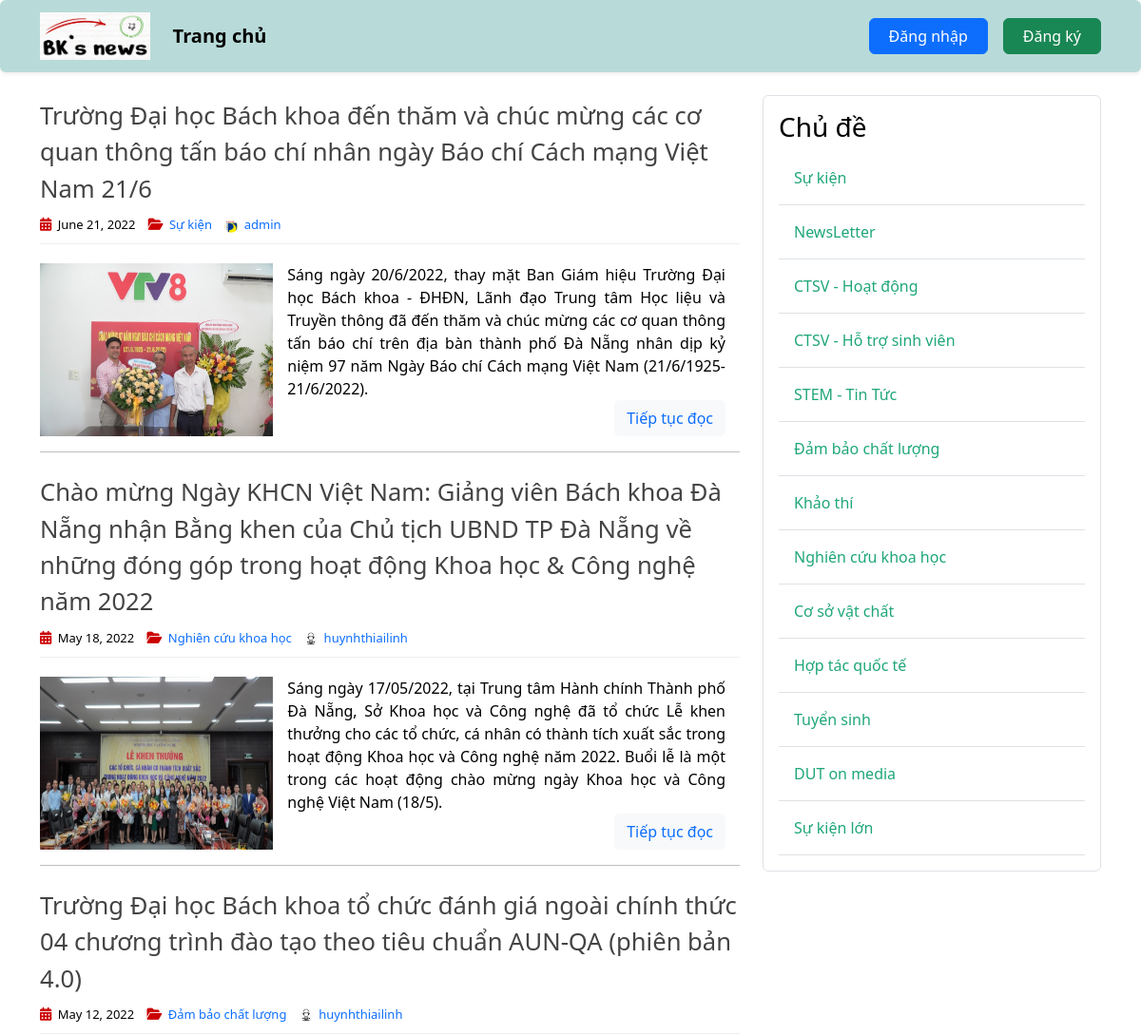
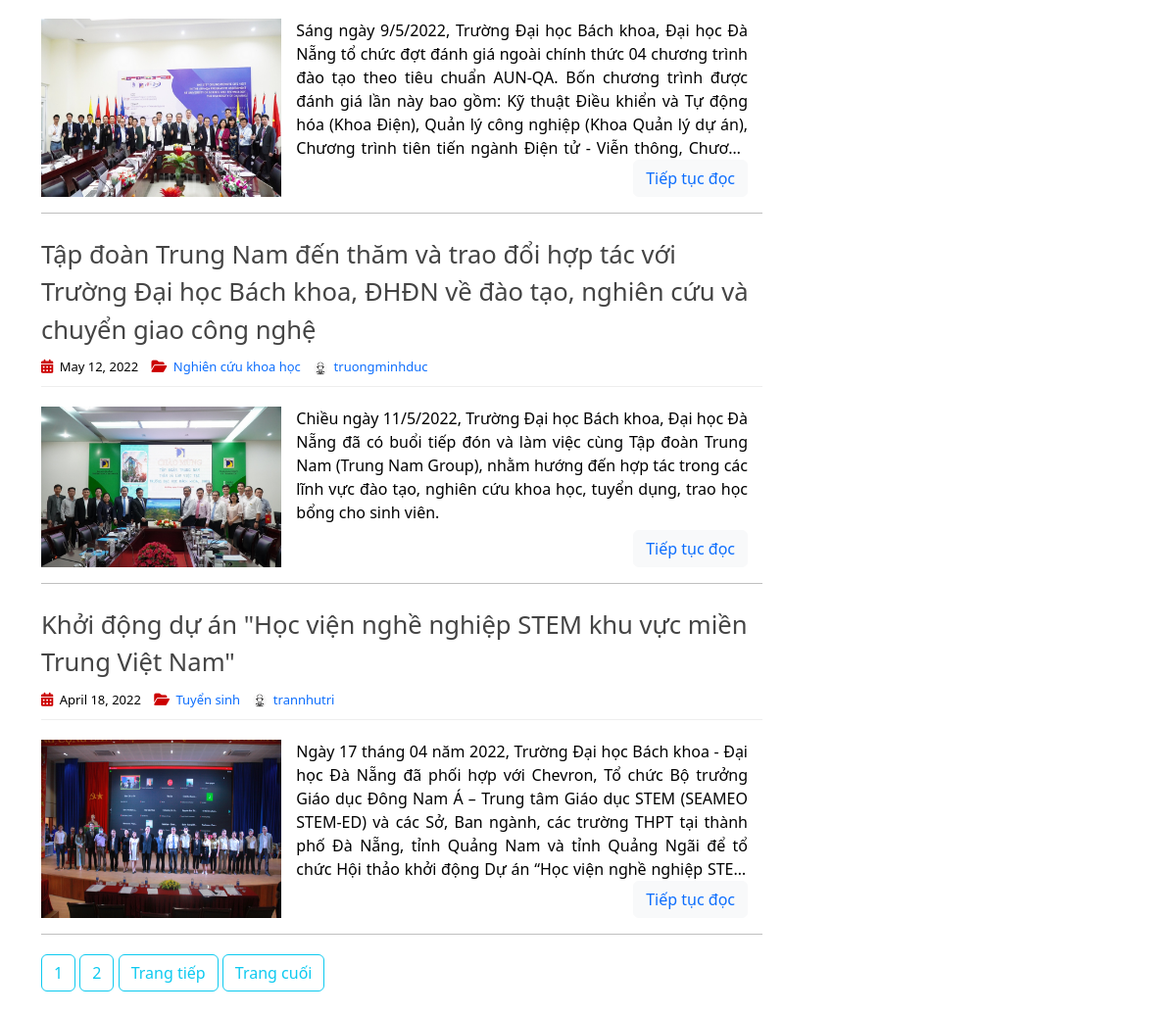
The app's page /, older data (2 pictures, top to bottom).
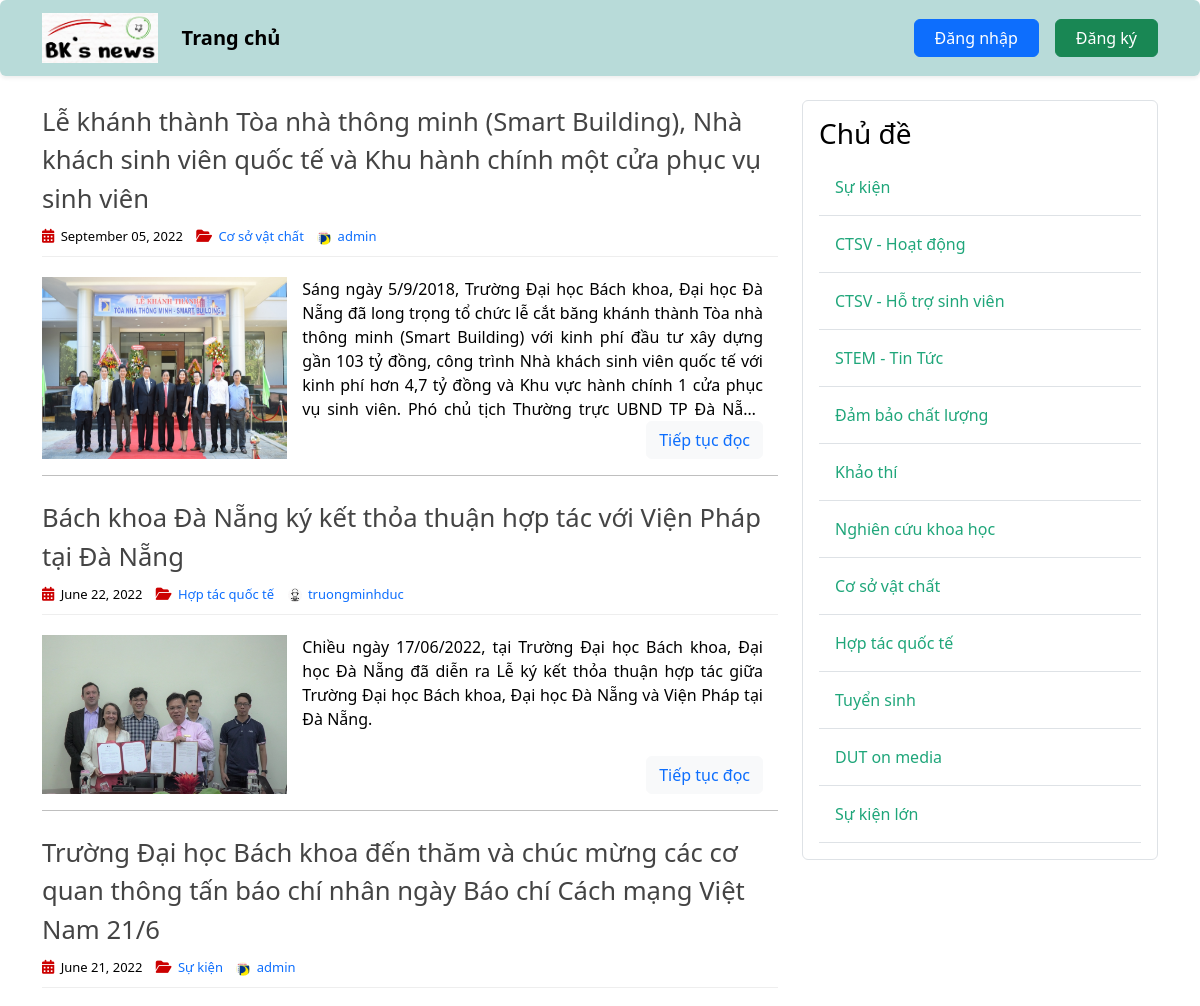
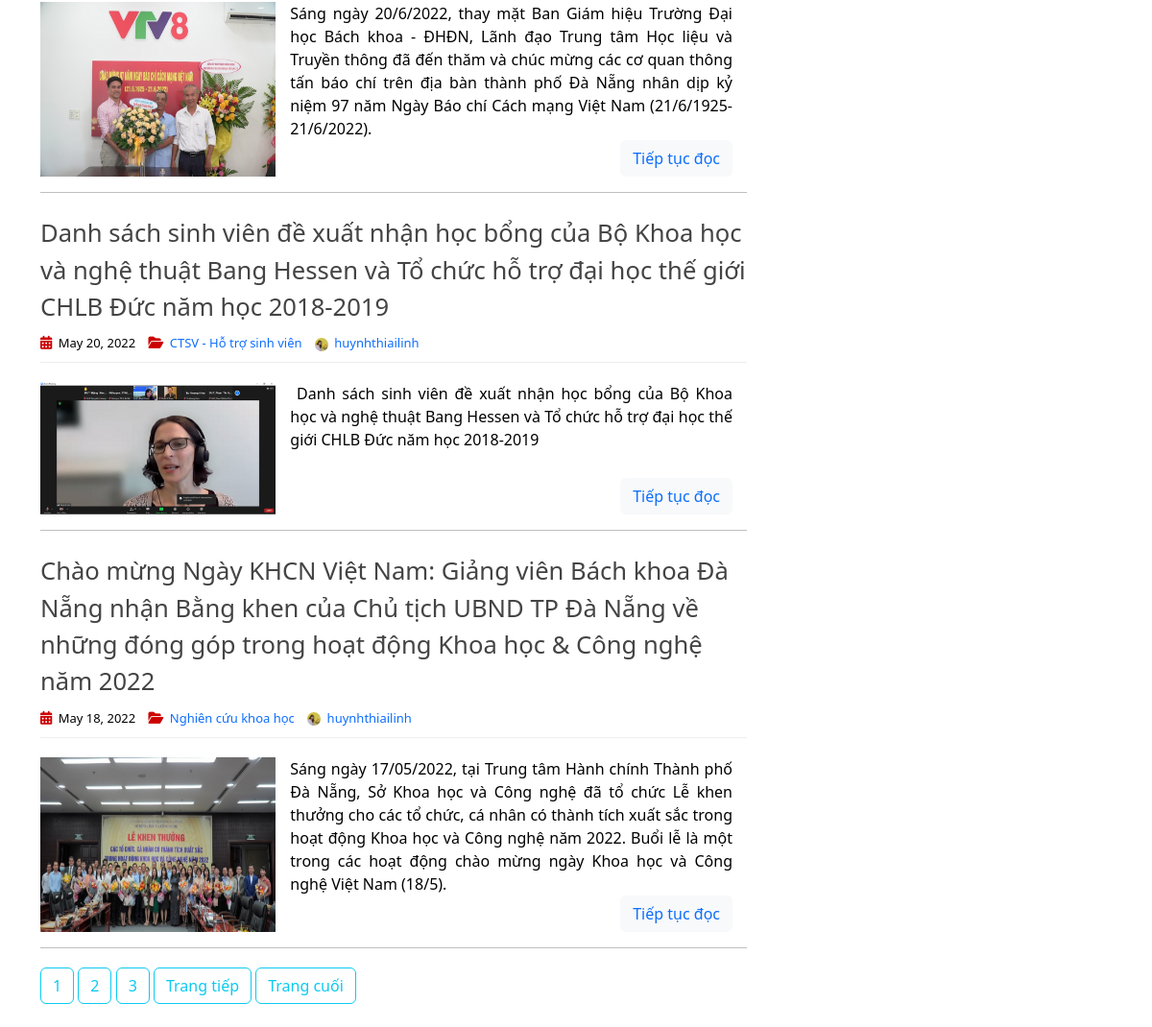
The same page, newer data (2 pictures, top to bottom).
### post_app/models.py (models this page shows, shortened)
class Post(models.Model):
    title = models.CharField(max_length=255)
    content = RichTextField(blank=True, null=True)
    date_posted = models.DateTimeField(default=timezone.now)
    author = models.ForeignKey(User, on_delete=models.CASCADE)
    image = models.ImageField(default='post_default.jpg', upload_to='post_pics')
    topic = models.ForeignKey(Topic, on_delete=models.CASCADE, null=True, blank=False)

class Topic(models.Model):
    name = models.TextField(max_length=256)

### user_app/models.py (models this page shows, shortened)
class Profile(models.Model):
    user = models.OneToOneField(User, on_delete=models.CASCADE)
    avatar = models.ImageField(default='default.jpg', upload_to='profile_pics')

### post_app/views.py (the view)
# urls.py: path('', HomeListView.as_view(), name='home'),
class HomeListView(ListView):
    model = Post
    template_name = 'post/home.html'
    context_object_name = 'posts'
    ordering = ['-date_posted']
    paginate_by = 5
    queryset: Post.objects.all()
    def get_context_data(self, **kwargs):
        context = super(HomeListView, self).get_context_data(**kwargs)
        context['topics'] = Topic.objects.all()
        return context

### post_app/templates/post/home.html (shortened to what this page needs)
{% extends 'base.html' %}
{% load static %}
{% block post_content %}
<head>
    <link rel="stylesheet" type="text/css" href="{% static 'article/home.css' %}">
</head>
{% for post in posts %}
<article>
    <header>
        <h2>
            <a href="{% url 'post-detail' post.id %}" class="post-title">
                {{ post.title }}
            </a>
        </h2>
        <div class="entry-meta">
            <span>
                <i class="fa-solid fa-calendar-days"></i>
                {{ post.date_posted | date:"F d, Y" }}
            </span>
            <span>
                <i class="fa-solid fa-folder-open"></i>
                <a href="{% url 'topic-posts' post.topic.id %}" class="topic-link">
                    {{ post.topic.name }}
                </a>
            </span>
            <span>
                <img class="rounded-circle account-img" src="{{ post.author.profile.avatar.url }}" alt="account-image">
                <a href="{% url 'user-posts' post.author.username %}" class="ms-auto">{{ post.author }}</a>
            </span>
        </div>
    </header>
    <div class="entry-content">
        <img class="col-sm-4" src="{{ post.image.url }}" alt="image">
        <div class="post-content">
            <div class="truncate-content">
                {{ post.content|safe }}
            </div>
            <p>
                <button type="button" class="btn btn-light">
                    <a href="{% url 'post-detail' post.id %}">
                        Tiếp tục đọc
                    </a>
                </button>
            </p>
        </div>
    </div>
    <hr class="section-divider">
</article>
{% endfor%}
{% if is_paginated %}
{% for num in page_obj.paginator.page_range %}
{% if page_obj.number == num %}
<a class="btn btn-outline-info mb-4" href="?page={{ num }}">{{ num }}</a>
{% elif num > page_obj.number|add:'-3' and num < page_obj.number|add:'3' %} <a class="btn btn-outline-info mb-4"
    href="?page={{ num }}">{{ num }}</a>
    {% endif %}
    {% endfor %}
    {% if page_obj.has_next %}
    <a class="btn btn-outline-info mb-4" href="?page={{ page_obj.next_page_number }}">Trang tiếp</a>
    <a class="btn btn-outline-info mb-4" href="?page={{ page_obj.paginator.num_pages }}">Trang cuối</a>
    {% endif%}
    {% endif%}
    {% endblock post_content %}
    {% block topic_content %}
    {% include 'topic/topic_sidebar.html' %}
    {% endblock topic_content %}

### post_app/templates/topic/topic_sidebar.html
<div class="content-section border p-3 rounded">
    <h3>Chủ đề</h3>
    {% for topic in topics %}
        <a href="{% url 'topic-posts' topic.id %}" class="topic-link">
            <div class="border-bottom w-100 p-3">
                {{topic.name}}
            </div>
        </a>
    {% endfor%}
</div>

Row changes from the older to the newer data that the page shows:
no longer on this page (row unchanged): Post: title "Trường Đại học Bách khoa tổ chức đánh giá ngoài chính thức 04 chương trình đào tạo theo tiêu chuẩn AUN-QA (phiên bản 4.0)", date_posted "May 12, 2022", topic.name "Đảm bảo chất lượng", author.profile.avatar (placeholder picture), author "huynhthiailinh", image (picture), content "Sáng ngày 9/5/2022, Trường Đại học Bách khoa, Đại học Đà Nẵng tổ chức đợt đánh giá ngoài chính thức 04 chương trình đào tạo theo tiêu chuẩn AUN-QA. Bốn chương trình được đánh giá lần này bao gồm: Kỹ thuật Điều khiển và Tự động hóa (Khoa Điện), Quản lý công nghiệp (Khoa Quản lý dự án), Chương trình tiên tiến ngành Điện tử - Viễn thông,…"
no longer on this page (row unchanged): Post: title "Tập đoàn Trung Nam đến thăm và trao đổi hợp tác với Trường Đại học Bách khoa, ĐHĐN về đào tạo, nghiên cứu và chuyển giao công nghệ", date_posted "May 12, 2022", topic.name "Nghiên cứu khoa học", author.profile.avatar (placeholder picture), author "truongminhduc", image (picture), content "Chiều ngày 11/5/2022, Trường Đại học Bách khoa, Đại học Đà Nẵng đã có buổi tiếp đón và làm việc cùng Tập đoàn Trung Nam (Trung Nam Group), nhằm hướng đến hợp tác trong các lĩnh vực đào tạo, nghiên cứu khoa học, tuyển dụng, trao học bổng cho sinh viên."
no longer on this page (row unchanged): Post: title "Khởi động dự án \"Học viện nghề nghiệp STEM khu vực miền Trung Việt Nam\"", date_posted "April 18, 2022", topic.name "Tuyển sinh", author.profile.avatar (placeholder picture), author "trannhutri", image (picture), content "Ngày 17 tháng 04 năm 2022, Trường Đại học Bách khoa - Đại học Đà Nẵng đã phối hợp với Chevron, Tổ chức Bộ trưởng Giáo dục Đông Nam Á – Trung tâm Giáo dục STEM (SEAMEO STEM-ED) và các Sở, Ban ngành, các trường THPT tại thành phố Đà Nẵng, tỉnh Quảng Nam và tỉnh Quảng Ngãi để tổ chức Hội thảo khởi động Dự án “Học viện nghề nghiệp…"
removed Topic: name "NewsLetter"
added Post: title "Lễ khánh thành Tòa nhà thông minh (Smart Building), Nhà khách sinh viên quốc tế và Khu hành chính một cửa phục vụ sinh viên", date_posted "September 05, 2022", topic.name "Cơ sở vật chất", author.profile.avatar (picture), author "admin", image (picture), content "Sáng ngày 5/9/2018, Trường Đại học Bách khoa, Đại học Đà Nẵng đã long trọng tổ chức lễ cắt băng khánh thành Tòa nhà thông minh (Smart Building) với kinh phí đầu tư xây dựng gần 103 tỷ đồng, công trình Nhà khách sinh viên quốc tế với kinh phí hơn 4,7 tỷ đồng và Khu vực hành chính 1 cửa phục vụ sinh viên. Phó chủ tịch Thường trực UBND TP Đà…"
added Post: title "Bách khoa Đà Nẵng ký kết thỏa thuận hợp tác với Viện Pháp tại Đà Nẵng", date_posted "June 22, 2022", topic.name "Hợp tác quốc tế", author.profile.avatar (placeholder picture), author "truongminhduc", image (picture), content "Chiều ngày 17/06/2022, tại Trường Đại học Bách khoa, Đại học Đà Nẵng đã diễn ra Lễ ký kết thỏa thuận hợp tác giữa Trường Đại học Bách khoa, Đại học Đà Nẵng và Viện Pháp tại Đà Nẵng."
added Post: title "Danh sách sinh viên đề xuất nhận học bổng của Bộ Khoa học và nghệ thuật Bang Hessen và Tổ chức hỗ trợ đại học thế giới CHLB Đức năm học 2018-2019", date_posted "May 20, 2022", topic.name "CTSV - Hỗ trợ sinh viên", author.profile.avatar (picture), author "huynhthiailinh", image (picture), content "Danh sách sinh viên đề xuất nhận học bổng của Bộ Khoa học và nghệ thuật Bang Hessen và Tổ chức hỗ trợ đại học thế giới CHLB Đức năm học 2018-2019"
changed through a linked row, Post "May 18, 2022": author.profile.avatar: picture added in place of a placeholder
Text that changed along with them:
new list line: "3"
